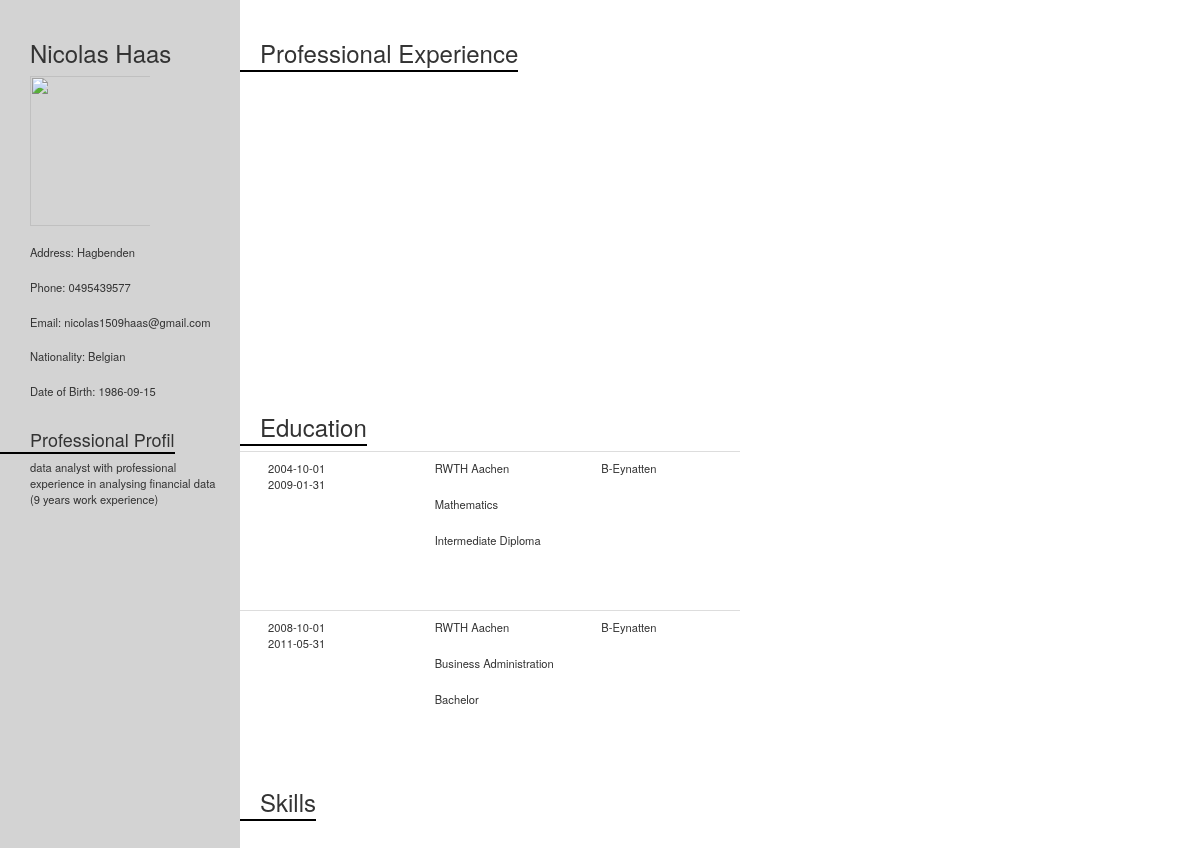
/result (signed in), run on the app's committed database.
### tables this page shows
CREATE TABLE personal (name text,picture image, address text, email text, phone text, nationality text, date_of_birth date, professional text, ID int, FOREIGN KEY(ID) REFERENCES users(id));

CREATE TABLE 'education2' (ide INTEGER,'start_date' DATE, end_date DATE, institution STRING(300),'study' text, level VARCHAR, 'Place' text, FOREIGN KEY(ide) REFERENCES users(id));

### application.py (the view)
@app.route("/result", methods=["GET"])
def result():
    IDe=session["user_id"]
    personal=db.execute("select * from personal order by ID desc limit 1")
    personal=personal.fetchone()
    experience=db.execute("select start_date,end_date,company,description,Place from experience2 where id=?",(IDe,))
    experience=experience.fetchall()
    education=db.execute("select start_date,end_date,institution,study,level,Place from education2 where ide=?",(IDe,))
    education=education.fetchall()
    skills=db.execute("select type from skills where IDE=?",(IDe,))
    skills=skills.fetchall()
    print(skills)
    return render_template("Layout_cv.html", personal=personal, experience=experience,education=education,skills=skills)

### templates/Layout_cv.html (shortened to what this page needs)
<!DOCTYPE html>
<html lang="en">
    <head>
        <link rel="stylesheet" type="text/css" href="https://maxcdn.bootstrapcdn.com/bootstrap/3.3.7/css/bootstrap.min.css">
    </head>
    <body>
        <div>
        <div class="split left">
        <h3 style="padding-left: 30px;">{{personal[0]}}</h3>
        <img src="https://ide-53cec3ba71e4421c9ba3858b9e6757de-8080.cs50.ws/res2" width="150" height="150" style="padding-left: 30px;"/>
        <h2 style="font-size: 0.8em">
        <div><p style="padding-left: 30px;overflow-wrap: break-word;">Address: {{personal[2]}}</p><br /><p style="padding-left: 30px;overflow-wrap: break-word;">Phone: {{personal[4]}}</p><br /><p style="padding-left: 30px;overflow-wrap: break-word;">Email: {{personal[3]}}</p><br /><p style="padding-left: 30px;overflow-wrap: break-word;">Nationality: {{personal[5]}}</p><br /><p style="padding-left: 30px;overflow-wrap: break-word;">Date of Birth: {{personal[6]}}</p><br /></div>
        </h2>
        <h4>
        <span style="padding-left: 30px;border-bottom: 2px solid black; width: 100%">Professional Profil</span>
        </h4>
        <table>
          <tr>
            <td><p style="padding-left: 30px;overflow-wrap: break-word; font-size: 0.8em;padding-right: 20px;">{{personal[7]}}</p></td>
          </tr>
        </table></div>
        <div class="split2 right">
        <h3>
        <span style="padding-left: 20px;border-bottom: 2px solid black; width: 100%;">Professional Experience</span>
        </h3>
        <table class="table" style="padding-left: 100px;">
        </table>
        <h3>
        <span style="padding-left: 20px;border-bottom: 2px solid black; width: 100%">Education</span>
        </h3>
        <table class="table" style="padding-left: 100px;">
          {% for row2 in education %}
          <tr>
            <td class="td"><div style="word-wrap: break-word; font-size: 0.8em;padding-left: 20px;">{{row2[0]}}<br/>{{row2[1]}}</div></td>
            <td class="td"><div style="word-wrap: break-word; font-size: 0.8em;padding-left: 20px;">{{row2[2]}}</div><br /><div style="word-wrap: break-word; font-size: 0.8em;padding-left: 20px;">{{row2[3]}}</div><br/><div style="word-wrap: break-word; font-size: 0.8em;padding-left: 20px;">{{row2[4]}}</div></td>
            <td class="td"><div style="word-wrap: break-word; font-size: 0.8em;padding-left: 20px;">{{row2[5]}}</div></td>
          </tr>
          {% endfor %}
        </table>
        <h3>
        <span style="padding-left: 20px;border-bottom: 2px solid black; width: 100%">Skills</span>
        </h3>
        <table class = "table" style="padding-left: 100px;">
        </table>
        </div>
        </div>
    </body>
</html>

### templates/Layout_cv.html (style rules this page uses)
.table { height: 30%; width:500px; table-layout:fixed; border-collapse: collapse; }
body { height: 842px; width: 595px; margin-left: auto; margin-right: auto; }
.split { height: 100%; width: 20%; position: fixed; z-index: 1; top: 0; overflow-x: hidden; padding-top: 20px; }
.split2 { height: 80%; width: 80%; position: fixed; z-index: 1; top: 0; overflow-x: hidden; padding-top: 20px; }
.left { left: 0; background-color: lightgrey !important; }
.right { right: 0; background-color: none; }
.td { display: table-cell; }

### data on the page
personal: name "Nicolas Haas", address "Hagbenden", phone "0495439577", email "nicolas1509haas@gmail.com", nationality "Belgian", date_of_birth "1986-09-15", professional "data analyst with professional experience in analysing financial data (9 years work experience)"
education2: start_date "2004-10-01", end_date "2009-01-31", institution "RWTH Aachen", study "Mathematics", level "Intermediate Diploma", Place "B-Eynatten"
education2: start_date "2008-10-01", end_date "2011-05-31", institution "RWTH Aachen", study "Business Administration", level "Bachelor", Place "B-Eynatten"
